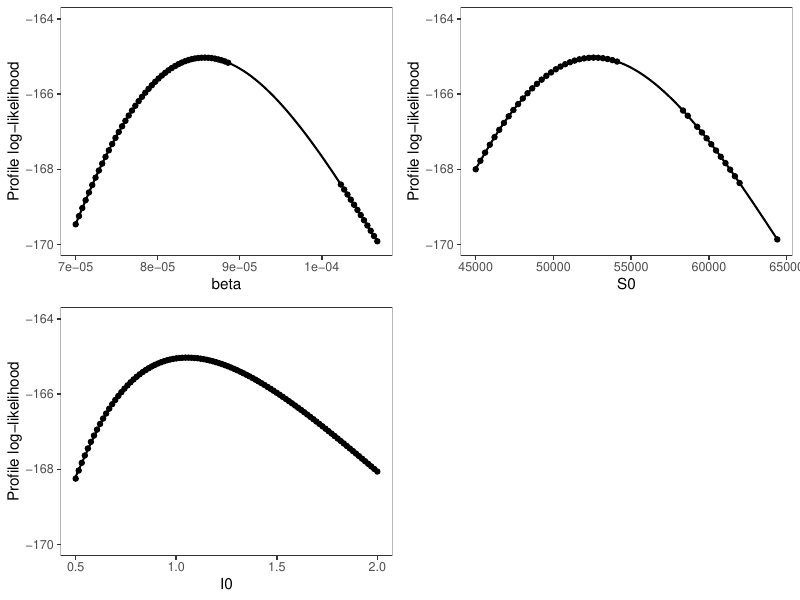

R code for this plot:
library(fitode)
library(dplyr)
library(ggplot2); theme_set(theme_bw())
library(egg)

SIR_model <- odemodel(
    name="SIR model",
    model=list(
        S ~ - beta * S * I,
        I ~ beta * S * I - gamma * I,
        R ~ gamma * I
    ),
    observation = list(
        mort ~ dnorm(mean = R, sd=sigma)
    ),
    diffnames="R",
    initial=list(
        S ~ S0,
        I ~ I0,
        R ~ 0
    ),
    par=c("beta", "gamma", "S0", "I0", "sigma")
)

bombay2 <- rbind(
    c(times=bombay$week[1] -
          diff(bombay$week)[1], mort=NA),
    bombay
)

SIR_start <- c(beta = 7.83e-05, gamma = 4.11, I0 = 1, S0 = 57400, sigma=50)
SIR_fit <- fitode(
    model = SIR_model,
    data = bombay2,
    start = SIR_start,
    fixed = list(gamma=SIR_start[["gamma"]]),
    tcol = "week"
)

nfits <- 100
betavec <- seq(7e-5, 11e-5, length.out=nfits)
S0vec <- seq(4.5e4, 7.5e4, length.out=nfits)
I0vec <- seq(0.5, 2, length.out=nfits)
kvec <- seq(20, 120, length.out=nfits)

loglikvec_beta <- loglikvec_S0 <- loglikvec_I0 <- loglikvec_k <- rep(NA, nfits)
fitlist_beta <- fitlist_S0 <- fitlist_I0 <- fitlist_k <- vector('list', nfits)

for (i in 1:nfits) {
    print(i)
    if (i==1) {
        start_ll <- c(gamma=3.11, I0=1, S0=45000, sigma=70)
    } else {
        start_ll <- coef(fitlist_beta[[which.max(loglikvec_beta[1:(i-1)])]])
    }

    if (i==1) {
        ff <- try(fitode(
            SIR_model,
            data = bombay2,
            start = start_ll,
            fixed = list(gamma=SIR_start[["gamma"]], beta=betavec[[i]]),
            tcol = "week",
            skip.hessian = TRUE
        ))
    } else {
        ff <- try(fitode(
            SIR_model,
            data = bombay2,
            start = start_ll,
            fixed = list(gamma=SIR_start[["gamma"]], beta=betavec[[i]]),
            tcol = "week",
            skip.hessian = TRUE,
            method="BFGS"
        ))
    }


    if (!inherits(ff, "try-error")) {
        fitlist_beta[[i]] <- ff
        loglikvec_beta[i] <- logLik(ff)
    }
}

for (i in 1:nfits) {
    print(i)
    if (i==1) {
        start_ll <- c(beta=7e-5, gamma=3.11, I0=1, sigma=70)
    } else {
        start_ll <- coef(fitlist_S0[[which.max(loglikvec_S0[1:(i-1)])]])
    }

    ff <- try(fitode(
        SIR_model,
        data = bombay2,
        start = start_ll,
        fixed = list(gamma=SIR_start[["gamma"]], S0=S0vec[[i]]),
        tcol = "week",
        skip.hessian = TRUE
    ))

    if (!inherits(ff, "try-error")) {
        fitlist_S0[[i]] <- ff
        loglikvec_S0[i] <- logLik(ff)
    }
}

for (i in 1:nfits) {
    print(i)
    if (i==1) {
        start_ll <- coef(SIR_fit)
    } else {
        start_ll <- coef(fitlist_I0[[which.max(loglikvec_I0[1:(i-1)])]])
    }

    ff <- try(fitode(
        SIR_model,
        data = bombay2,
        start = start_ll,
        fixed = list(gamma=SIR_start[["gamma"]], I0=I0vec[[i]]),
        tcol = "week",
        skip.hessian = TRUE
    ))

    if (!inherits(ff, "try-error")) {
        fitlist_I0[[i]] <- ff
        loglikvec_I0[i] <- logLik(ff)
    }
}

data_beta <- data.frame(
    beta=betavec,
    logLik=loglikvec_beta
)

data_S0 <- data.frame(
    S0=S0vec,
    logLik=loglikvec_S0
)

data_I0 <- data.frame(
    I0=I0vec,
    logLik=loglikvec_I0
)

g1 <- ggplot(filter(data_beta, logLik > -170)) +
    geom_point(aes(beta, logLik)) +
    geom_smooth(aes(beta, logLik), se=FALSE, col="black", method="gam", lwd=0.7) +
    # scale_x_continuous(limits=c(8e-5, 10.2e-5)) +
    scale_y_continuous("Profile log-likelihood", limits=c(-170, -164)) +
    theme(
        panel.grid = element_blank()
    )

g2 <- ggplot(filter(data_S0, logLik > -170)) +
    geom_point(aes(S0, logLik)) +
    geom_smooth(aes(S0, logLik), se=FALSE, col="black", method="gam", lwd=0.7) +
    # scale_x_continuous(limits=c(NA, 53000)) +
    scale_y_continuous("Profile log-likelihood", limits=c(-170, -164)) +
    theme(
        panel.grid = element_blank()
    )

g3 <- ggplot(data_I0) +
    geom_point(aes(I0, logLik)) +
    geom_smooth(aes(I0, logLik), se=FALSE, col="black", method="gam", lwd=0.7) +
    scale_y_continuous("Profile log-likelihood", limits=c(-170, -164)) +
    theme(
        panel.grid = element_blank()
    )

gcomb <- ggarrange(g1, g2, g3, nrow=2, draw=FALSE)

save("fitlist_beta", "fitlist_S0", "fitlist_I0", file="bombay_confint_ols_fixgamma.rda")
ggsave("bombay_confint_ols_fixgamma.pdf", gcomb, width=8, height=6)
